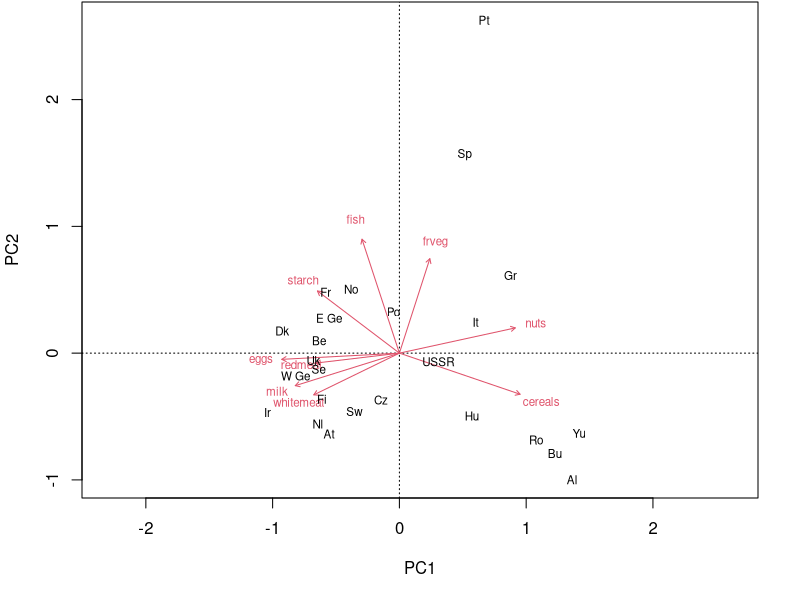
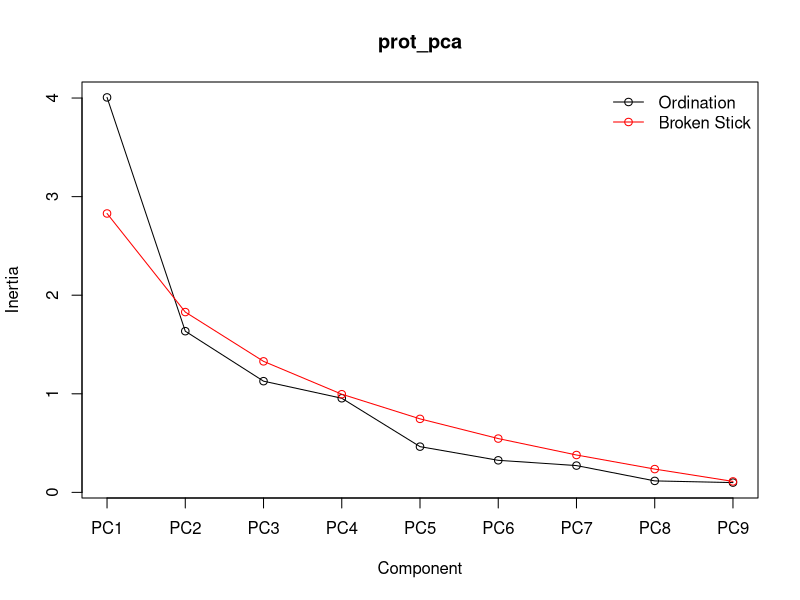
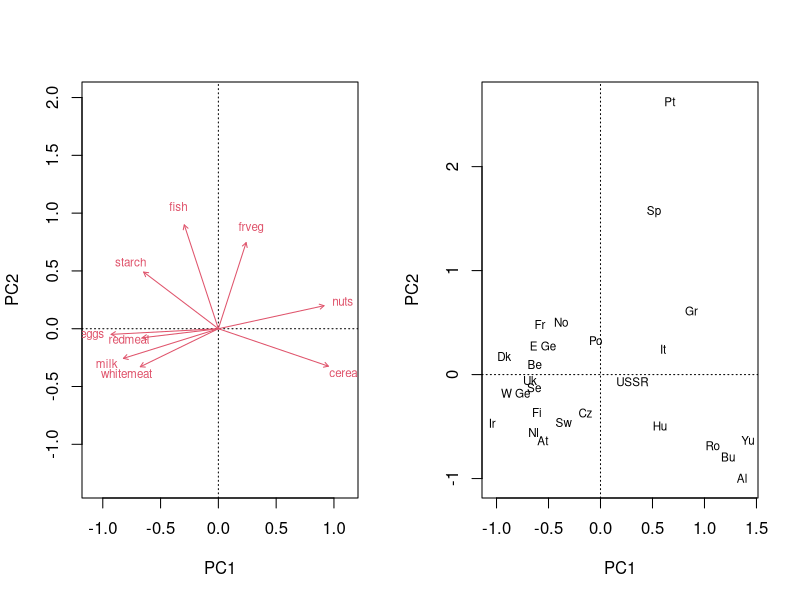

The R source for these figures, in order: (Note: this script raises an error after producing the figures.)
# ---
# title: "Анализ главных компонент"
# subtitle: "Анализ и визуализация многомерных данных с использованием R"
# author: Марина Варфоломеева, Вадим Хайтов
# ---

# ## Пример: Потребление белков в странах Европы с разными видами продуктов питания
# Данные из Weber, 1973

# ## Открываем данные
protein <- read.table(file="data/protein.csv", sep="\t", dec=".", header=TRUE)
protein$region <- factor(protein$region)
rownames(protein) <- protein$country
head(protein)

# ## Делаем PCA
library(vegan)
prot_pca <- rda(protein[, -c(1, 2)], scale = TRUE)
op <- par(mar = c(5, 4, 0, 2) + 0.1)
biplot(prot_pca)
par(op)


# ## Разбираемся с результатами PCA
summary(prot_pca)

# # 1. Сколько компонент нужно оставить?

eigenvals(prot_pca) # собственные числа

bstick(prot_pca) # ожидаемое по Broken Stick Model

screeplot(prot_pca, type = "lines", bstick = TRUE) # График собственных чисел


# # 2. Графики факторных нагрузок и ординации
# ## Параметр `scaling`
# Внимание! Координаты объектов или переменных можно получить в нескольких вариантах, отличающихся масштабом. От этого масштаба будет зависеть интерпретация.

# Графики в vegan
op <- par(mfrow = c(1, 2))
# График факторных нагрузок
biplot(prot_pca, display = "species", scaling = "species")
# График факторных координат
biplot(prot_pca, display = "sites")
par(op)

# ## Те же самые графики можно построить в ggplot2
# Данные для графиков
df_load <- as.data.frame(scores(prot_pca, display = "species", choices = c(1, 2, 3), scaling = "species"))
# поправки для размещения подписей
df_load$hjust <- ifelse(df_load$PC1 >= 0, -0.1, 1)
df_load$vjust <- ifelse(df_load$PC2 >= 0, -0.1, 1)
library(grid) # для стрелочек
ar <- arrow(length = unit(0.25, "cm"))
## График нагрузок в ggplot
p_load <- ggplot(df_load) +
  geom_text(aes(x = PC1, y = PC2, label = rownames(df_load)),
            size = 3, vjust = df_load$vjust, hjust = df_load$hjust) +
  geom_segment(aes(x = 0, y = 0, xend = PC1, yend = PC2),
               colour = "grey40", arrow = ar) +
  coord_equal(xlim = c(-2, 2), ylim = c(-2, 2))

## График ординации в ggplot
df_scores <- data.frame(protein[, 1:2],
  scores(prot_pca, display = "sites", choices = c(1, 2, 3), scaling = "sites"))
p_scores <- ggplot(df_scores, aes(x = PC1, y = PC2, colour = region)) +
  geom_text(aes(label = country)) +
  coord_equal(xlim = c(-1.2, 1.2), ylim = c(-1.2, 1.2))

# Все вместе
plot_grid(p_load, p_scores, align = "h", rel_widths = c(0.36, 0.64))


# # 3. Интерпретация компонент

# Факторные нагрузки оценивают вклады переменных в изменчивость по главной компоненте
scores(prot_pca, display = "species", choices = c(1, 2, 3), scaling = 0)




# # Создание составных переменных при помощи PCA


# ## При помощи дисперсионного анализа можно проверить, различается ли значение первой главной компоненты ("Мясо -- злаки и орехи") между разными регионами Европы

# Значения факторов (= факторные координаты)
df <- data.frame(region = protein$region,
  scores(prot_pca, display = "sites", choices = c(1, 2, 3), scaling = "sites"))
mod <- lm(PC1 ~ region, data = df)
anova(mod)

# ## Проверка условий применимости дисперсионного анализа
mod_diag <- fortify(mod)
res_p <- ggplot(data = mod_diag, aes(x = .fitted, y = .stdresid)) + geom_point(aes(size = .cooksd)) + geom_hline(yintercept = 0) + geom_smooth(method="loess", se=FALSE)
mean_val <- mean(mod_diag$.stdresid)
sd_val <- sd(mod_diag$.stdresid)
norm_p <- ggplot(mod_diag, aes(sample = .stdresid)) + geom_point(stat = "qq") + geom_abline(intercept = mean_val, slope = sd_val)
plot_grid(res_p, norm_p, ncol = 2, rel_widths = c(0.55, 0.45))


# ## График значений первой компоненты по регионам
df$region <- reorder(df$region, df$PC1, FUN=mean)
ggplot(df, aes(x = region, y = PC1, colour = region)) +
  stat_summary(geom = "pointrange", fun.data = "mean_cl_boot", size = 1) +
  theme(axis.text.x = element_text(angle = 30, vjust = 1, hjust = 1))

# ## Пост-хок тест
TukeyHSD(aov(mod))

